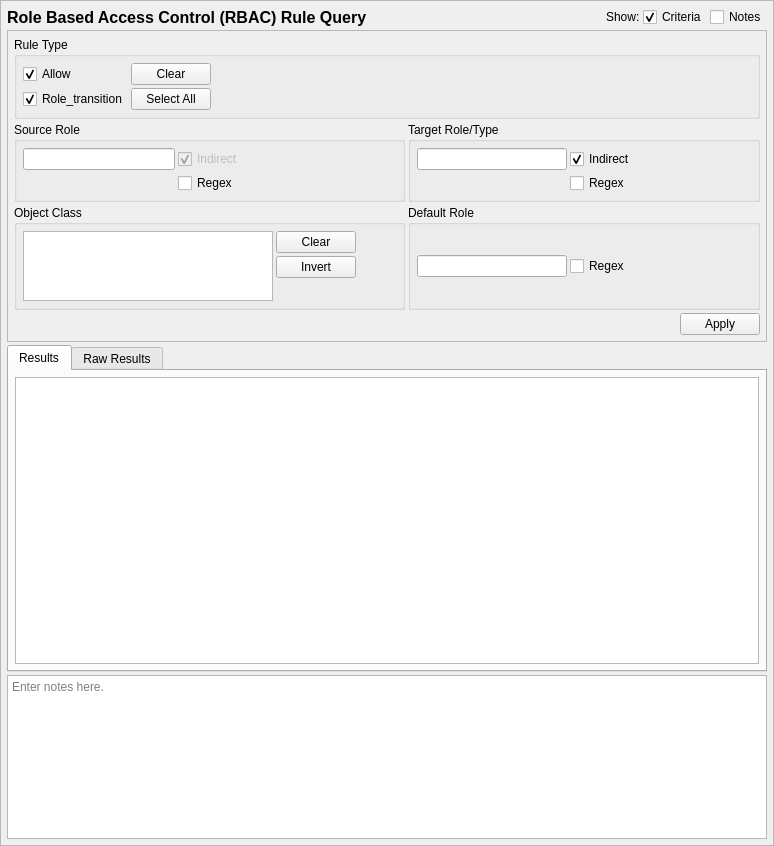
<?xml version="1.0" encoding="UTF-8"?>
<ui version="4.0">
 <class>RBACRuleQueryTab</class>
 <widget class="QScrollArea" name="RBACRuleQueryTab">
  <property name="geometry">
   <rect>
    <x>0</x>
    <y>0</y>
    <width>774</width>
    <height>846</height>
   </rect>
  </property>
  <property name="sizeAdjustPolicy">
   <enum>QAbstractScrollArea::AdjustToContents</enum>
  </property>
  <property name="widgetResizable">
   <bool>true</bool>
  </property>
  <widget class="QWidget" name="contents">
   <property name="geometry">
    <rect>
     <x>0</x>
     <y>0</y>
     <width>772</width>
     <height>844</height>
    </rect>
   </property>
   <property name="minimumSize">
    <size>
     <width>0</width>
     <height>0</height>
    </size>
   </property>
   <layout class="QGridLayout" name="gridLayout_9">
    <property name="leftMargin">
     <number>6</number>
    </property>
    <property name="topMargin">
     <number>6</number>
    </property>
    <property name="rightMargin">
     <number>6</number>
    </property>
    <property name="bottomMargin">
     <number>6</number>
    </property>
    <property name="spacing">
     <number>3</number>
    </property>
    <item row="0" column="2">
     <widget class="QLabel" name="label_2">
      <property name="text">
       <string>Show:</string>
      </property>
     </widget>
    </item>
    <item row="3" column="0" colspan="5">
     <widget class="QTextEdit" name="notes">
      <property name="sizePolicy">
       <sizepolicy hsizetype="Preferred" vsizetype="Preferred">
        <horstretch>0</horstretch>
        <verstretch>1</verstretch>
       </sizepolicy>
      </property>
      <property name="minimumSize">
       <size>
        <width>0</width>
        <height>80</height>
       </size>
      </property>
      <property name="toolTip">
       <string>Optionally enter notes here about the query.</string>
      </property>
      <property name="placeholderText">
       <string>Enter notes here.</string>
      </property>
     </widget>
    </item>
    <item row="1" column="0" colspan="5">
     <widget class="QFrame" name="criteria_frame">
      <property name="sizePolicy">
       <sizepolicy hsizetype="Preferred" vsizetype="Preferred">
        <horstretch>0</horstretch>
        <verstretch>1</verstretch>
       </sizepolicy>
      </property>
      <property name="maximumSize">
       <size>
        <width>16777215</width>
        <height>16777215</height>
       </size>
      </property>
      <property name="frameShape">
       <enum>QFrame::StyledPanel</enum>
      </property>
      <property name="frameShadow">
       <enum>QFrame::Raised</enum>
      </property>
      <layout class="QGridLayout" name="gridLayout_3">
       <property name="leftMargin">
        <number>6</number>
       </property>
       <property name="topMargin">
        <number>6</number>
       </property>
       <property name="rightMargin">
        <number>6</number>
       </property>
       <property name="bottomMargin">
        <number>6</number>
       </property>
       <property name="spacing">
        <number>3</number>
       </property>
       <item row="1" column="1">
        <widget class="QGroupBox" name="target_criteria">
         <property name="maximumSize">
          <size>
           <width>16777215</width>
           <height>100</height>
          </size>
         </property>
         <property name="title">
          <string>Target Role/Type</string>
         </property>
         <layout class="QGridLayout" name="gridLayout_5">
          <property name="leftMargin">
           <number>6</number>
          </property>
          <property name="topMargin">
           <number>6</number>
          </property>
          <property name="rightMargin">
           <number>6</number>
          </property>
          <property name="bottomMargin">
           <number>6</number>
          </property>
          <property name="spacing">
           <number>3</number>
          </property>
          <item row="0" column="1">
           <widget class="QLineEdit" name="target">
            <property name="sizePolicy">
             <sizepolicy hsizetype="Expanding" vsizetype="Fixed">
              <horstretch>0</horstretch>
              <verstretch>0</verstretch>
             </sizepolicy>
            </property>
            <property name="minimumSize">
             <size>
              <width>150</width>
              <height>0</height>
             </size>
            </property>
            <property name="maximumSize">
             <size>
              <width>250</width>
              <height>16777215</height>
             </size>
            </property>
           </widget>
          </item>
          <item row="1" column="2">
           <widget class="QCheckBox" name="target_regex">
            <property name="toolTip">
             <string>Use regular expressions to match the target type/attribute.</string>
            </property>
            <property name="text">
             <string>Regex</string>
            </property>
           </widget>
          </item>
          <item row="0" column="2">
           <widget class="QCheckBox" name="target_indirect">
            <property name="toolTip">
             <string>If the rule target is an attribute, indirect will match the criteria against the contents of the attribute, rather than the attribute itself.</string>
            </property>
            <property name="text">
             <string>Indirect</string>
            </property>
            <property name="checked">
             <bool>true</bool>
            </property>
           </widget>
          </item>
          <item row="0" column="3">
           <spacer name="horizontalSpacer_3">
            <property name="orientation">
             <enum>Qt::Orientation::Horizontal</enum>
            </property>
            <property name="sizeHint" stdset="0">
             <size>
              <width>113</width>
              <height>20</height>
             </size>
            </property>
           </spacer>
          </item>
         </layout>
        </widget>
       </item>
       <item row="0" column="0" colspan="2">
        <widget class="QGroupBox" name="ruletype_criteria">
         <property name="sizePolicy">
          <sizepolicy hsizetype="Preferred" vsizetype="Preferred">
           <horstretch>0</horstretch>
           <verstretch>0</verstretch>
          </sizepolicy>
         </property>
         <property name="maximumSize">
          <size>
           <width>16777215</width>
           <height>150</height>
          </size>
         </property>
         <property name="title">
          <string>Rule Type</string>
         </property>
         <layout class="QGridLayout" name="gridLayout">
          <property name="leftMargin">
           <number>6</number>
          </property>
          <property name="topMargin">
           <number>6</number>
          </property>
          <property name="rightMargin">
           <number>6</number>
          </property>
          <property name="bottomMargin">
           <number>6</number>
          </property>
          <property name="spacing">
           <number>3</number>
          </property>
          <item row="1" column="4">
           <widget class="QPushButton" name="all_ruletypes">
            <property name="text">
             <string>Select All</string>
            </property>
           </widget>
          </item>
          <item row="0" column="5">
           <spacer name="horizontalSpacer">
            <property name="orientation">
             <enum>Qt::Orientation::Horizontal</enum>
            </property>
            <property name="sizeHint" stdset="0">
             <size>
              <width>40</width>
              <height>20</height>
             </size>
            </property>
           </spacer>
          </item>
          <item row="0" column="0">
           <widget class="QCheckBox" name="allow">
            <property name="text">
             <string>Allow</string>
            </property>
            <property name="checked">
             <bool>true</bool>
            </property>
           </widget>
          </item>
          <item row="0" column="4">
           <widget class="QPushButton" name="clear_ruletypes">
            <property name="text">
             <string>Clear</string>
            </property>
            <property name="checkable">
             <bool>false</bool>
            </property>
           </widget>
          </item>
          <item row="1" column="0">
           <widget class="QCheckBox" name="role_transition">
            <property name="text">
             <string>Role_transition</string>
            </property>
            <property name="checked">
             <bool>true</bool>
            </property>
           </widget>
          </item>
         </layout>
        </widget>
       </item>
       <item row="1" column="0">
        <widget class="QGroupBox" name="source_criteria">
         <property name="maximumSize">
          <size>
           <width>16777215</width>
           <height>100</height>
          </size>
         </property>
         <property name="title">
          <string>Source Role</string>
         </property>
         <layout class="QGridLayout" name="gridLayout_2">
          <property name="leftMargin">
           <number>6</number>
          </property>
          <property name="topMargin">
           <number>6</number>
          </property>
          <property name="rightMargin">
           <number>6</number>
          </property>
          <property name="bottomMargin">
           <number>6</number>
          </property>
          <property name="spacing">
           <number>3</number>
          </property>
          <item row="0" column="3">
           <spacer name="horizontalSpacer_2">
            <property name="orientation">
             <enum>Qt::Orientation::Horizontal</enum>
            </property>
            <property name="sizeHint" stdset="0">
             <size>
              <width>40</width>
              <height>20</height>
             </size>
            </property>
           </spacer>
          </item>
          <item row="0" column="0">
           <widget class="QLineEdit" name="source">
            <property name="sizePolicy">
             <sizepolicy hsizetype="Expanding" vsizetype="Fixed">
              <horstretch>0</horstretch>
              <verstretch>0</verstretch>
             </sizepolicy>
            </property>
            <property name="minimumSize">
             <size>
              <width>150</width>
              <height>0</height>
             </size>
            </property>
            <property name="maximumSize">
             <size>
              <width>250</width>
              <height>16777215</height>
             </size>
            </property>
           </widget>
          </item>
          <item row="1" column="1">
           <widget class="QCheckBox" name="source_regex">
            <property name="enabled">
             <bool>true</bool>
            </property>
            <property name="toolTip">
             <string>Use regular expressions to match the source type/attribute.</string>
            </property>
            <property name="text">
             <string>Regex</string>
            </property>
           </widget>
          </item>
          <item row="0" column="1">
           <widget class="QCheckBox" name="source_indirect">
            <property name="enabled">
             <bool>false</bool>
            </property>
            <property name="toolTip">
             <string>If the rule source is an attribute, indirect will match the criteria against the contents of the attribute, rather than the attribute itself.</string>
            </property>
            <property name="text">
             <string>Indirect</string>
            </property>
            <property name="checked">
             <bool>true</bool>
            </property>
           </widget>
          </item>
         </layout>
        </widget>
       </item>
       <item row="2" column="0">
        <widget class="QGroupBox" name="class_criteria">
         <property name="title">
          <string>Object Class</string>
         </property>
         <layout class="QGridLayout" name="gridLayout_7">
          <property name="leftMargin">
           <number>6</number>
          </property>
          <property name="topMargin">
           <number>6</number>
          </property>
          <property name="rightMargin">
           <number>6</number>
          </property>
          <property name="bottomMargin">
           <number>6</number>
          </property>
          <property name="spacing">
           <number>3</number>
          </property>
          <item row="0" column="2">
           <spacer name="horizontalSpacer_4">
            <property name="orientation">
             <enum>Qt::Orientation::Horizontal</enum>
            </property>
            <property name="sizeHint" stdset="0">
             <size>
              <width>40</width>
              <height>20</height>
             </size>
            </property>
           </spacer>
          </item>
          <item row="0" column="1">
           <widget class="QPushButton" name="clear_class">
            <property name="text">
             <string>Clear</string>
            </property>
           </widget>
          </item>
          <item row="1" column="1">
           <widget class="QPushButton" name="invert_class">
            <property name="text">
             <string>Invert</string>
            </property>
           </widget>
          </item>
          <item row="2" column="1">
           <spacer name="verticalSpacer_2">
            <property name="orientation">
             <enum>Qt::Orientation::Vertical</enum>
            </property>
            <property name="sizeHint" stdset="0">
             <size>
              <width>20</width>
              <height>40</height>
             </size>
            </property>
           </spacer>
          </item>
          <item row="0" column="0" rowspan="3">
           <widget class="QListView" name="tclass">
            <property name="sizePolicy">
             <sizepolicy hsizetype="Expanding" vsizetype="Preferred">
              <horstretch>0</horstretch>
              <verstretch>0</verstretch>
             </sizepolicy>
            </property>
            <property name="maximumSize">
             <size>
              <width>250</width>
              <height>16777215</height>
             </size>
            </property>
            <property name="toolTip">
             <string>Match the object class of the rule.</string>
            </property>
            <property name="selectionMode">
             <enum>QAbstractItemView::ExtendedSelection</enum>
            </property>
           </widget>
          </item>
         </layout>
        </widget>
       </item>
       <item row="4" column="1">
        <widget class="QDialogButtonBox" name="buttonBox">
         <property name="standardButtons">
          <set>QDialogButtonBox::StandardButton::Apply</set>
         </property>
        </widget>
       </item>
       <item row="2" column="1">
        <widget class="QGroupBox" name="default_criteria">
         <property name="title">
          <string>Default Role</string>
         </property>
         <layout class="QGridLayout" name="gridLayout_4">
          <property name="leftMargin">
           <number>6</number>
          </property>
          <property name="topMargin">
           <number>6</number>
          </property>
          <property name="rightMargin">
           <number>6</number>
          </property>
          <property name="bottomMargin">
           <number>6</number>
          </property>
          <property name="spacing">
           <number>3</number>
          </property>
          <item row="0" column="0">
           <widget class="QLineEdit" name="default_role">
            <property name="sizePolicy">
             <sizepolicy hsizetype="Expanding" vsizetype="Fixed">
              <horstretch>0</horstretch>
              <verstretch>0</verstretch>
             </sizepolicy>
            </property>
            <property name="minimumSize">
             <size>
              <width>150</width>
              <height>0</height>
             </size>
            </property>
            <property name="maximumSize">
             <size>
              <width>250</width>
              <height>16777215</height>
             </size>
            </property>
           </widget>
          </item>
          <item row="0" column="2">
           <spacer name="horizontalSpacer_6">
            <property name="orientation">
             <enum>Qt::Orientation::Horizontal</enum>
            </property>
            <property name="sizeHint" stdset="0">
             <size>
              <width>40</width>
              <height>20</height>
             </size>
            </property>
           </spacer>
          </item>
          <item row="0" column="1">
           <widget class="QCheckBox" name="default_regex">
            <property name="toolTip">
             <string>Use regular expressions to match the default type.</string>
            </property>
            <property name="text">
             <string>Regex</string>
            </property>
           </widget>
          </item>
         </layout>
        </widget>
       </item>
      </layout>
      <zorder>ruletype_criteria</zorder>
      <zorder>source_criteria</zorder>
      <zorder>target_criteria</zorder>
      <zorder>class_criteria</zorder>
      <zorder>buttonBox</zorder>
      <zorder>default_criteria</zorder>
     </widget>
    </item>
    <item row="2" column="0" colspan="5">
     <widget class="QTabWidget" name="results_frame">
      <property name="sizePolicy">
       <sizepolicy hsizetype="Preferred" vsizetype="MinimumExpanding">
        <horstretch>0</horstretch>
        <verstretch>2</verstretch>
       </sizepolicy>
      </property>
      <property name="currentIndex">
       <number>0</number>
      </property>
      <widget class="QWidget" name="results_framePage1">
       <property name="sizePolicy">
        <sizepolicy hsizetype="Preferred" vsizetype="MinimumExpanding">
         <horstretch>0</horstretch>
         <verstretch>0</verstretch>
        </sizepolicy>
       </property>
       <attribute name="title">
        <string>Results</string>
       </attribute>
       <layout class="QVBoxLayout" name="verticalLayout_3">
        <property name="leftMargin">
         <number>6</number>
        </property>
        <property name="topMargin">
         <number>6</number>
        </property>
        <property name="rightMargin">
         <number>6</number>
        </property>
        <property name="bottomMargin">
         <number>6</number>
        </property>
        <item>
         <widget class="SEToolsTableView" name="table_results">
          <property name="sizePolicy">
           <sizepolicy hsizetype="Preferred" vsizetype="MinimumExpanding">
            <horstretch>0</horstretch>
            <verstretch>0</verstretch>
           </sizepolicy>
          </property>
          <property name="sizeAdjustPolicy">
           <enum>QAbstractScrollArea::AdjustIgnored</enum>
          </property>
          <property name="alternatingRowColors">
           <bool>true</bool>
          </property>
          <property name="sortingEnabled">
           <bool>true</bool>
          </property>
         </widget>
        </item>
       </layout>
      </widget>
      <widget class="QWidget" name="results_framePage2">
       <property name="sizePolicy">
        <sizepolicy hsizetype="Preferred" vsizetype="MinimumExpanding">
         <horstretch>0</horstretch>
         <verstretch>0</verstretch>
        </sizepolicy>
       </property>
       <attribute name="title">
        <string>Raw Results</string>
       </attribute>
       <layout class="QVBoxLayout" name="verticalLayout_2">
        <property name="leftMargin">
         <number>6</number>
        </property>
        <property name="topMargin">
         <number>6</number>
        </property>
        <property name="rightMargin">
         <number>6</number>
        </property>
        <property name="bottomMargin">
         <number>6</number>
        </property>
        <item>
         <widget class="QPlainTextEdit" name="raw_results">
          <property name="sizePolicy">
           <sizepolicy hsizetype="Preferred" vsizetype="MinimumExpanding">
            <horstretch>0</horstretch>
            <verstretch>0</verstretch>
           </sizepolicy>
          </property>
          <property name="minimumSize">
           <size>
            <width>0</width>
            <height>0</height>
           </size>
          </property>
          <property name="font">
           <font>
            <family>Monospace</family>
           </font>
          </property>
          <property name="documentTitle">
           <string/>
          </property>
          <property name="lineWrapMode">
           <enum>QPlainTextEdit::NoWrap</enum>
          </property>
          <property name="readOnly">
           <bool>true</bool>
          </property>
         </widget>
        </item>
       </layout>
      </widget>
     </widget>
    </item>
    <item row="0" column="3">
     <widget class="QCheckBox" name="criteria_expander">
      <property name="toolTip">
       <string>Show or hide the search criteria (no settings are lost)</string>
      </property>
      <property name="text">
       <string>Criteria</string>
      </property>
      <property name="checked">
       <bool>true</bool>
      </property>
     </widget>
    </item>
    <item row="0" column="0">
     <widget class="QLabel" name="label">
      <property name="sizePolicy">
       <sizepolicy hsizetype="Preferred" vsizetype="Fixed">
        <horstretch>0</horstretch>
        <verstretch>0</verstretch>
       </sizepolicy>
      </property>
      <property name="maximumSize">
       <size>
        <width>16777215</width>
        <height>20</height>
       </size>
      </property>
      <property name="font">
       <font>
        <pointsize>12</pointsize>
        <weight>75</weight>
        <bold>true</bold>
       </font>
      </property>
      <property name="text">
       <string>Role Based Access Control (RBAC) Rule Query</string>
      </property>
     </widget>
    </item>
    <item row="0" column="4">
     <widget class="QCheckBox" name="notes_expander">
      <property name="toolTip">
       <string>Show or hide the notes field (no data is lost)</string>
      </property>
      <property name="text">
       <string>Notes</string>
      </property>
     </widget>
    </item>
    <item row="0" column="1">
     <spacer name="horizontalSpacer_5">
      <property name="orientation">
       <enum>Qt::Orientation::Horizontal</enum>
      </property>
      <property name="sizeHint" stdset="0">
       <size>
        <width>40</width>
        <height>20</height>
       </size>
      </property>
     </spacer>
    </item>
   </layout>
  </widget>
 </widget>
 <customwidgets>
  <customwidget>
   <class>SEToolsTableView</class>
   <extends>QTableView</extends>
   <header>setoolsgui/tableview.h</header>
  </customwidget>
 </customwidgets>
 <tabstops>
  <tabstop>criteria_expander</tabstop>
  <tabstop>notes_expander</tabstop>
  <tabstop>allow</tabstop>
  <tabstop>role_transition</tabstop>
  <tabstop>clear_ruletypes</tabstop>
  <tabstop>all_ruletypes</tabstop>
  <tabstop>source</tabstop>
  <tabstop>source_indirect</tabstop>
  <tabstop>source_regex</tabstop>
  <tabstop>target</tabstop>
  <tabstop>target_indirect</tabstop>
  <tabstop>target_regex</tabstop>
  <tabstop>tclass</tabstop>
  <tabstop>clear_class</tabstop>
  <tabstop>invert_class</tabstop>
  <tabstop>default_role</tabstop>
  <tabstop>default_regex</tabstop>
  <tabstop>results_frame</tabstop>
  <tabstop>table_results</tabstop>
  <tabstop>raw_results</tabstop>
  <tabstop>notes</tabstop>
 </tabstops>
 <resources/>
 <connections>
  <connection>
   <sender>clear_class</sender>
   <signal>clicked()</signal>
   <receiver>tclass</receiver>
   <slot>clearSelection()</slot>
   <hints>
    <hint type="sourcelabel">
     <x>299</x>
     <y>312</y>
    </hint>
    <hint type="destinationlabel">
     <x>147</x>
     <y>330</y>
    </hint>
   </hints>
  </connection>
  <connection>
   <sender>criteria_expander</sender>
   <signal>toggled(bool)</signal>
   <receiver>criteria_frame</receiver>
   <slot>setVisible(bool)</slot>
   <hints>
    <hint type="sourcelabel">
     <x>592</x>
     <y>16</y>
    </hint>
    <hint type="destinationlabel">
     <x>386</x>
     <y>232</y>
    </hint>
   </hints>
  </connection>
  <connection>
   <sender>notes_expander</sender>
   <signal>toggled(bool)</signal>
   <receiver>notes</receiver>
   <slot>setVisible(bool)</slot>
   <hints>
    <hint type="sourcelabel">
     <x>735</x>
     <y>16</y>
    </hint>
    <hint type="destinationlabel">
     <x>386</x>
     <y>756</y>
    </hint>
   </hints>
  </connection>
 </connections>
</ui>
